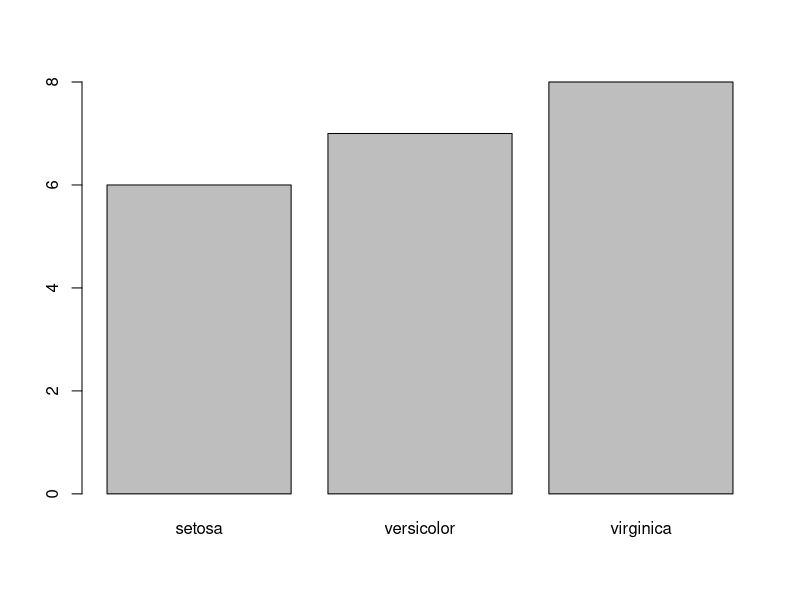

Here is the R script that generated this plot:
iris
table(iris$Species)
head(iris)
set.seed(9850)
runif(5)
group= runif(nrow(iris))
iris=iris[order(group),]
head(iris,10)
str(iris)
summary(iris[,c(1,2,3,4)])
normal=function(x){
 return((x-min(x))/(max(x)-min(x)))
 }
normal(c(1,2,3,4,5))
iris_new=as.data.frame(lapply(iris[,c(1,2,3,4)],normal))
summary(iris_new)
str(iris)
iris_train=iris_new[1:129,]
iris_test=iris_new[130:150,]
iris_train_target=iris[1:129,5]
iris_test_target=iris[130:150,5]
require(class)
prediction=knn(train=iris_train,test=iris_test,cl=iris_train_target,k=13)
table(iris_test_target,prediction)
plot(prediction)

